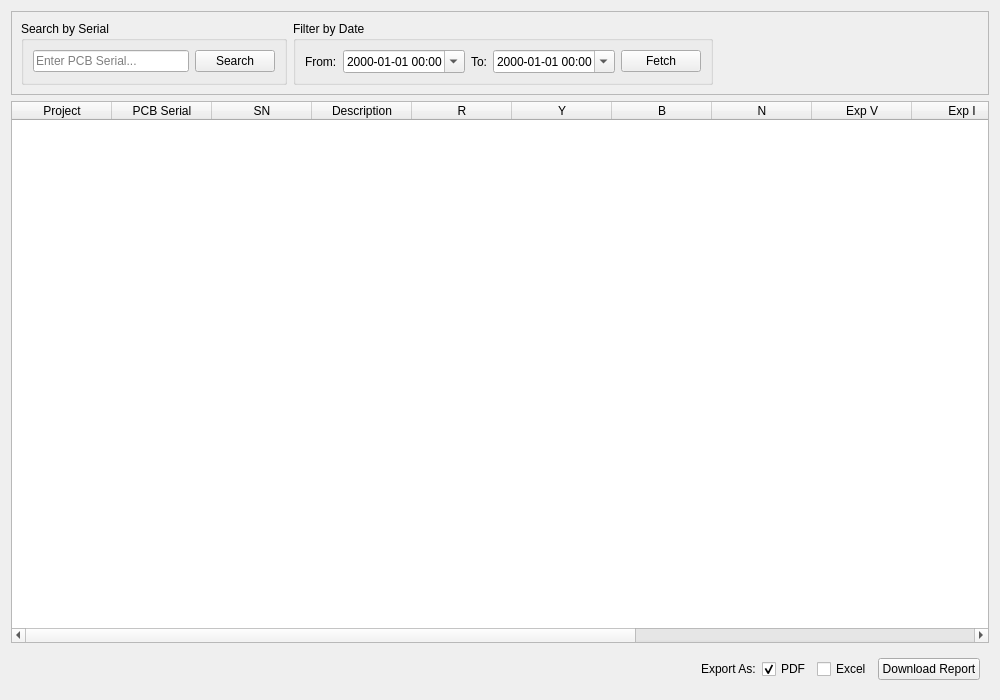
<?xml version="1.0" encoding="UTF-8"?>
<ui version="4.0">
 <class>ResultsView</class>
 <widget class="QWidget" name="ResultsView">
  <property name="geometry">
   <rect>
    <x>0</x>
    <y>0</y>
    <width>1000</width>
    <height>700</height>
   </rect>
  </property>
  <layout class="QVBoxLayout" name="verticalLayout">
   <!-- FILTER BAR -->
   <item>
    <widget class="QFrame" name="frame_filter">
     <property name="frameShape">
      <enum>QFrame::StyledPanel</enum>
     </property>
     <layout class="QHBoxLayout" name="horizontalLayout_filter">
      <item>
       <widget class="QGroupBox" name="groupBox_serial">
        <property name="title">
         <string>Search by Serial</string>
        </property>
        <layout class="QHBoxLayout" name="horizontalLayout_serial">
         <item>
          <widget class="QLineEdit" name="lineEdit_serial">
           <property name="placeholderText">
            <string>Enter PCB Serial...</string>
           </property>
          </widget>
         </item>
         <item>
          <widget class="QPushButton" name="pushButton_fetchSerial">
           <property name="text">
            <string>Search</string>
           </property>
          </widget>
         </item>
        </layout>
       </widget>
      </item>

      <item>
       <widget class="QGroupBox" name="groupBox_date">
        <property name="title">
         <string>Filter by Date</string>
        </property>
        <layout class="QHBoxLayout" name="horizontalLayout_date">
         <item>
          <widget class="QLabel" name="label_from">
           <property name="text">
            <string>From:</string>
           </property>
          </widget>
         </item>
         <item>
          <widget class="QDateTimeEdit" name="dateTimeEdit_from">
           <property name="displayFormat">
            <string>yyyy-MM-dd HH:mm</string>
           </property>
           <property name="calendarPopup">
            <bool>true</bool>
           </property>
          </widget>
         </item>
         <item>
          <widget class="QLabel" name="label_to">
           <property name="text">
            <string>To:</string>
           </property>
          </widget>
         </item>
         <item>
          <widget class="QDateTimeEdit" name="dateTimeEdit_to">
           <property name="displayFormat">
            <string>yyyy-MM-dd HH:mm</string>
           </property>
           <property name="calendarPopup">
            <bool>true</bool>
           </property>
          </widget>
         </item>
         <item>
          <widget class="QPushButton" name="pushButton_fetchDate">
           <property name="text">
            <string>Fetch</string>
           </property>
          </widget>
         </item>
        </layout>
       </widget>
      </item>

      <item>
       <spacer name="horizontalSpacer_filter">
        <property name="orientation">
         <enum>Qt::Horizontal</enum>
        </property>
        <property name="sizeHint" stdset="0">
         <size>
          <width>40</width>
          <height>20</height>
         </size>
        </property>
       </spacer>
      </item>
     </layout>
    </widget>
   </item>

   <!-- TABLE AREA -->
   <item>
    <widget class="QTableWidget" name="tableWidget_results">
     <property name="columnCount">
      <number>14</number>
     </property>
     <attribute name="horizontalHeaderStretchLastSection">
      <bool>true</bool>
     </attribute>
     <column>
      <property name="text">
       <string>Project</string>
      </property>
     </column>
     <column>
      <property name="text">
       <string>PCB Serial</string>
      </property>
     </column>
     <column>
      <property name="text">
       <string>SN</string>
      </property>
     </column>
     <column>
      <property name="text">
       <string>Description</string>
      </property>
     </column>
     <column>
      <property name="text">
       <string>R</string>
      </property>
     </column>
     <column>
      <property name="text">
       <string>Y</string>
      </property>
     </column>
     <column>
      <property name="text">
       <string>B</string>
      </property>
     </column>
     <column>
      <property name="text">
       <string>N</string>
      </property>
     </column>
     <column>
      <property name="text">
       <string>Exp V</string>
      </property>
     </column>
     <column>
      <property name="text">
       <string>Exp I</string>
      </property>
     </column>
     <column>
      <property name="text">
       <string>Meas V</string>
      </property>
     </column>
     <column>
      <property name="text">
       <string>Meas I</string>
      </property>
     </column>
     <column>
      <property name="text">
       <string>Result</string>
      </property>
     </column>
     <column>
      <property name="text">
       <string>Tested At</string>
      </property>
     </column>
    </widget>
   </item>

   <!-- EXPORT BAR -->
   <item>
    <widget class="QFrame" name="frame_export">
     <layout class="QHBoxLayout" name="horizontalLayout_export">
      <item>
       <spacer name="horizontalSpacer_export">
        <property name="orientation">
         <enum>Qt::Horizontal</enum>
        </property>
        <property name="sizeHint" stdset="0">
         <size>
          <width>40</width>
          <height>20</height>
         </size>
        </property>
       </spacer>
      </item>
      <item>
       <widget class="QLabel" name="label_export">
        <property name="text">
         <string>Export As:</string>
        </property>
       </widget>
      </item>
      <item>
       <widget class="QCheckBox" name="checkBox_pdf">
        <property name="text">
         <string>PDF</string>
        </property>
        <property name="checked">
         <bool>true</bool>
        </property>
       </widget>
      </item>
      <item>
       <widget class="QCheckBox" name="checkBox_excel">
        <property name="text">
         <string>Excel</string>
        </property>
       </widget>
      </item>
      <item>
       <widget class="QPushButton" name="pushButton_export">
        <property name="text">
         <string>Download Report</string>
        </property>
       </widget>
      </item>
     </layout>
    </widget>
   </item>
  </layout>
 </widget>
 <resources/>
 <connections/>
</ui>
